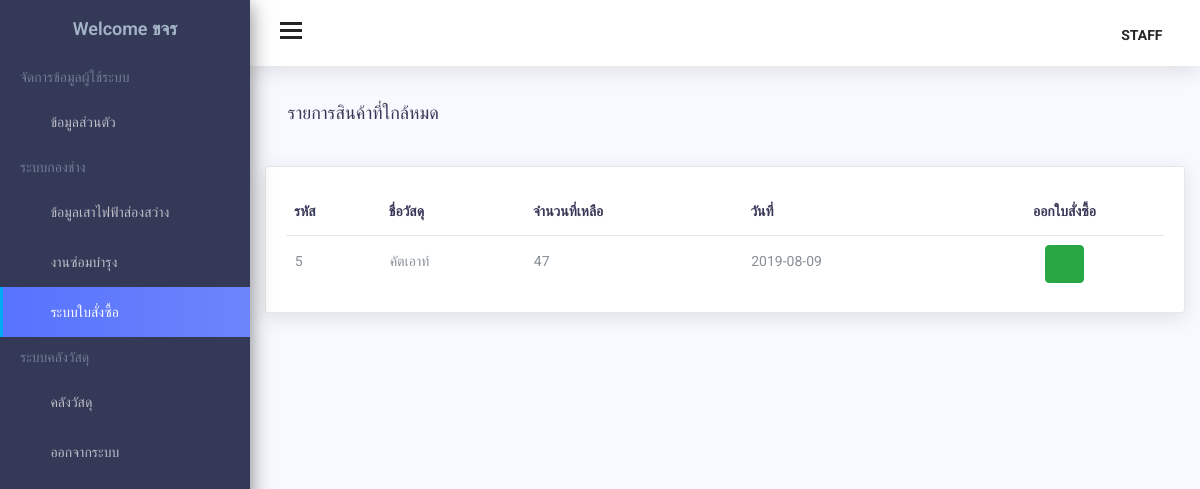
The page /orders.php (signed in) on the database its author committed.
### tables this page shows
CREATE TABLE `member` (
  `member_id` int(3) UNSIGNED ZEROFILL NOT NULL,
  `member_email` varchar(25) NOT NULL,
  `Password` varchar(20) NOT NULL,
  `conPassword` varchar(20) NOT NULL,
  `member_fname` varchar(30) NOT NULL,
  `member_lname` varchar(30) NOT NULL,
  `member_gender` varchar(4) NOT NULL,
  `member_birthdate` date NOT NULL,
  `member_age` int(2) NOT NULL,
  `member_id_card` char(13) NOT NULL,
  `member_tel` char(11) NOT NULL,
  `member_typeid` int(1) NOT NULL,
  `member_pic` varchar(30) DEFAULT NULL,
  `member_status` char(1) NOT NULL DEFAULT '1'
);

CREATE TABLE `warehouse` (
  `stuff_id` int(5) NOT NULL,
  `stuff_name` varchar(30) NOT NULL,
  `stuff_type` int(2) NOT NULL,
  `stuff_brand` int(2) NOT NULL,
  `stuff_date` date NOT NULL,
  `stuff_price` decimal(7,2) NOT NULL,
  `stuff_amount` int(5) NOT NULL,
  `member_id` int(3) UNSIGNED ZEROFILL NOT NULL
);

### orders.php (the view, shortened to what this page needs)
<?php
include('connect.php');
$locationSQL = "SELECT * FROM warehouse where stuff_amount < 100";
$queryLocation = mysqli_query($conn, $locationSQL);
?>
<!DOCTYPE html>
<html lang="en">
<head>
    <link href="assets/css/lib/weather-icons.css" rel="stylesheet" />
    <link href="assets/css/lib/owl.carousel.min.css" rel="stylesheet" />
    <link href="assets/css/lib/owl.theme.default.min.css" rel="stylesheet" />
    <link href="assets/css/lib/font-awesome.min.css" rel="stylesheet">
    <link href="assets/css/lib/themify-icons.css" rel="stylesheet">
    <link href="assets/css/lib/menubar/sidebar.css" rel="stylesheet">
    <link href="assets/css/lib/bootstrap.min.css" rel="stylesheet">
    <link href="assets/css/lib/helper.css" rel="stylesheet">
    <link href="assets/css/style.css" rel="stylesheet">
</head>
<body>
    <?php
    include("admin_sidebar.php");
    include("admin_header.php");
    ?>
    <div class="content-wrap">
        <div class="main">
            <div class="container-fluid">
                <div class="row">
                    <div class="col-lg-8 p-r-0 title-margin-right">
                        <div class="page-header">
                            <div class="page-title">
                                <h1>รายการสินค้าที่ใกล้หมด <span> </span></h1>
                            </div>
                        </div>
                    </div>
                </div>
            </div>
        </div>
        <div class="col-lg-12">
            <div class="card">
                <div class="card-body">
                    <div class="table-responsive">
                        <table class="table">
                            <thead>
                                <tr>
                                    <div>
                                        <th>รหัส</th>
                                    </div>
                                    <div>
                                        <th>ชื่อวัสดุ</th>
                                    </div>
                                    <div>
                                        <th>จำนวนที่เหลือ</th>
                                    </div>
                                    <div>
                                        <th>วันที่</th>
                                    </div>
                                    <div>
                                        <th class="text-center">ออกใบสั่งซื้อ</th>
                                    </div>
                                </tr>
                            </thead>
                            <tbody>
                                <?php
                                    while($row = $queryLocation->fetch_assoc()) {
                                        echo "<tr>";
                                        echo "<td>".$row['stuff_id']."</td>";
                                        echo "<td>".$row['stuff_name']."</td>";
                                        echo "<td>".$row['stuff_amount']."</td>";
                                        echo "<td>".$row['stuff_date']. "</td>";
                                        echo '<td class="text-center"><button type="button" class="btn btn-success" id="modalbtn" data-toggle="modal" data-target="#exampleModalCenter" data-stuff="'. $row['stuff_id'] .'">
                                                <i class="ti-receipt"></i>
                                            </button>
                                            </td>';
                                        echo "</tr>";
                                    }
                                ?>
                            </tbody>
                        </table>
                    </div>
                </div>
            </div>
        </div>
        <div class="row">
            <div class="col-lg-12">
            </div>
        </div>
    </div>
</body>
</html>

### admin_sidebar.php (shortened to what this page needs)
<?php
include('connect.php');
$strSQL = "SELECT * FROM member WHERE member_id = '" . $_SESSION['member_id'] . "' ";
mysqli_set_charset($conn, 'utf8');
$objQuery = mysqli_query($conn, $strSQL);
$profile = mysqli_fetch_array($objQuery, MYSQLI_ASSOC);
?>
<div class="sidebar sidebar-hide-to-small sidebar-shrink sidebar-gestures">
    <div class="nano">
        <div class="nano-content">
            <ul>
                <div class="logo"><a href="admin_profile.php">
                        <span><span>Welcome </span>
                            <?php echo $profile["member_fname"]; ?>
                        </span></a>
                </div>
                <li class="label">จัดการข้อมูลผู้ใช้ระบบ</li>
                <li><a href="admin_profile.php"><i class="ti-user"></i> ข้อมูลส่วนตัว </a></li>
                <?php if ($_SESSION['member_typeid'] <= 3 || $_SESSION['member_typeid'] == 4) { ?>
                    <li class="label">ระบบกองช่าง</li>
                    <?php if ($_SESSION['member_typeid'] <= 2 || $_SESSION['member_typeid'] == 4) { ?>
                        <li><a class="sidebar-sub-toggle"><i class="ti-shine"></i> ข้อมูลเสาไฟฟ้าส่องสว่าง <span class="sidebar-collapse-icon ti-angle-down"></span></a>
                        </li>
                    <?php } ?>
                    <li><a class="sidebar-sub-toggle"><i class="ti-alert"></i> งานซ่อมบำรุง <span class="sidebar-collapse-icon ti-angle-down"></span></a>
                    </li>
                    <li><a href="orders.php"><i class="ti-receipt"></i> ระบบใบสั่งซื้อ </a></li>
                <?php } ?>
                <?php if ($_SESSION['member_typeid'] <= 2) { ?>
                    <li class="label">ระบบคลังวัสดุ</li>
                    <li><a class="sidebar-sub-toggle"><i class="ti-home"></i> คลังวัสดุ <span class="sidebar-collapse-icon ti-angle-down"></span></a>
                    </li>
                <?php } ?>
                <li><a href="logout.php"><i class="ti-close"></i> ออกจากระบบ</a></li>
            </ul>
        </div>
    </div>
</div>

### rows shown on the page
member: member_fname "ขจร"
warehouse: stuff_id "5", stuff_name "คัตเอาท์", stuff_amount "47", stuff_date "2019-08-09"
